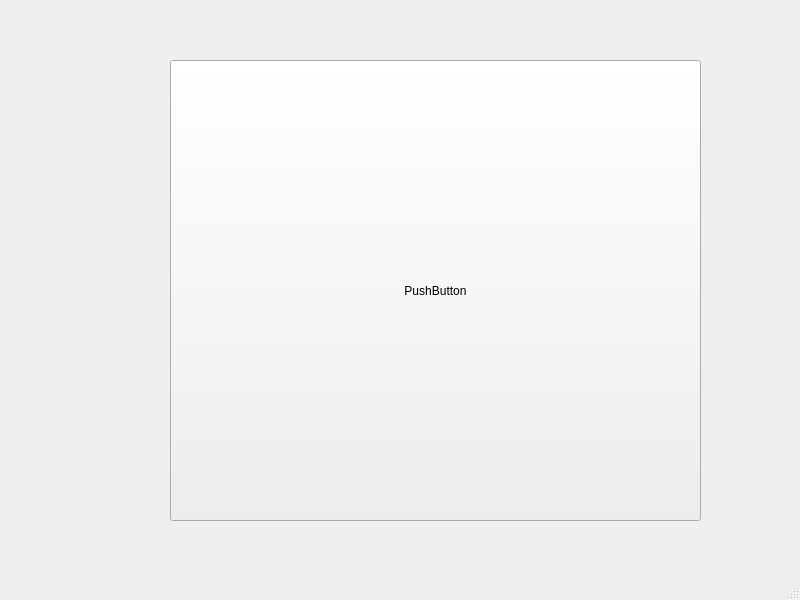
<?xml version="1.0" encoding="UTF-8"?>
<ui version="4.0">
 <class>PassWindow</class>
 <widget class="QMainWindow" name="PassWindow">
  <property name="geometry">
   <rect>
    <x>0</x>
    <y>0</y>
    <width>800</width>
    <height>600</height>
   </rect>
  </property>
  <property name="windowTitle">
   <string>MainWindow</string>
  </property>
  <widget class="QWidget" name="centralwidget">
   <widget class="QPushButton" name="pushButton">
    <property name="geometry">
     <rect>
      <x>170</x>
      <y>60</y>
      <width>531</width>
      <height>461</height>
     </rect>
    </property>
    <property name="text">
     <string>PushButton</string>
    </property>
   </widget>
  </widget>
  <widget class="QMenuBar" name="menubar">
   <property name="geometry">
    <rect>
     <x>0</x>
     <y>0</y>
     <width>800</width>
     <height>21</height>
    </rect>
   </property>
  </widget>
  <widget class="QStatusBar" name="statusbar"/>
 </widget>
 <resources/>
 <connections/>
</ui>
